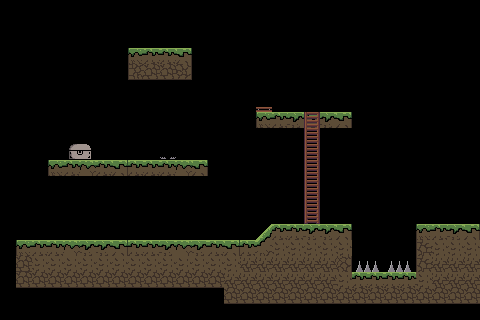

The image is a tile-based game level rendered from a .tmx file. Its description and complete source (layers, tilesets, objects, tile grids) follow:
An orthogonal 30x20 tile map with 16x16 px tiles, 2 tile layers (Desen Katmanı 1, desenkatmanı2) and 12 objects.

<map version="1.10" tiledversion="1.10.1" orientation="orthogonal" renderorder="right-down" width="30" height="20" tilewidth="16" tileheight="16" infinite="0" nextlayerid="9" nextobjectid="23">
 <tileset firstgid="1" name="tileset" tilewidth="16" tileheight="16" tilecount="64" columns="8">
  <image source="TileSet.png" width="128" height="128" />
 </tileset>
 <layer id="1" name="Desen Katmanı 1" width="30" height="20">
  <data encoding="csv">
0,0,0,0,0,0,0,0,0,0,0,0,0,0,0,0,0,0,0,0,0,0,0,0,0,0,0,0,0,0,
0,0,0,0,0,0,0,0,0,0,0,0,0,0,0,0,0,0,0,0,0,0,0,0,0,0,0,0,0,0,
0,0,0,0,0,0,0,0,0,0,0,0,0,0,0,0,0,0,0,0,0,0,0,0,0,0,0,0,0,0,
0,0,0,0,0,0,0,0,19,20,20,22,0,0,0,0,0,0,0,0,0,0,0,0,0,0,0,0,0,0,
0,0,0,0,0,0,0,0,38,39,39,40,0,0,0,0,0,0,0,0,0,0,0,0,0,0,0,0,0,0,
0,0,0,0,0,0,0,0,0,0,0,0,0,0,0,0,0,0,0,0,0,0,0,0,0,0,0,0,0,0,
0,0,0,0,0,0,0,0,0,0,0,0,0,0,0,0,42,0,0,0,0,0,0,0,0,0,0,0,0,0,
0,0,0,0,0,0,0,0,0,0,0,0,0,0,0,0,19,20,21,20,21,22,0,0,0,0,0,0,0,0,
0,0,0,0,45,46,0,0,0,0,0,0,0,0,0,0,0,0,0,0,0,0,0,0,0,0,0,0,0,0,
0,0,0,0,53,54,0,0,0,0,25,0,0,0,0,0,0,0,0,0,0,0,0,0,0,0,0,0,0,0,
0,0,18,19,20,16,20,22,20,20,20,16,22,0,0,0,0,0,0,0,0,0,0,0,0,0,0,0,0,0,
0,0,0,0,0,0,0,0,0,0,0,0,0,0,0,0,0,0,0,0,0,0,0,0,0,0,0,0,0,0,
0,0,0,0,0,0,0,0,0,0,0,0,0,0,0,0,0,0,0,0,0,0,0,0,0,0,0,0,0,0,
0,0,0,0,0,0,0,0,0,0,0,0,0,0,0,0,0,0,0,0,0,0,0,0,0,0,0,0,0,0,
0,0,0,0,0,0,0,0,0,0,0,0,0,0,0,0,15,20,20,21,21,22,0,0,0,0,19,20,21,22,
0,19,20,20,16,21,21,22,20,20,21,16,21,20,22,20,23,29,29,29,29,29,0,0,0,0,30,29,29,29,
0,39,29,29,29,29,29,29,29,29,29,29,29,29,29,31,31,31,31,31,31,32,34,35,34,35,30,31,31,31,
0,39,39,39,39,39,39,39,39,39,39,39,39,39,31,31,31,31,31,31,31,29,20,20,20,20,29,31,31,31,
0,0,0,0,0,0,0,0,0,0,0,0,0,0,39,39,39,39,39,39,39,39,39,39,39,39,39,39,39,39,
0,0,0,0,0,0,0,0,0,0,0,0,0,0,0,0,0,0,0,0,0,0,0,0,0,0,0,0,0,0
</data>
 </layer>
 <objectgroup id="3" name="ladder">
  <object id="20" x="304" y="112" width="16" height="112" />
 </objectgroup>
 <objectgroup id="4" name="bearTrap">
  <object id="16" x="160" y="156.063" width="16.0625" height="3.9375" />
 </objectgroup>
 <objectgroup id="5" name="tramboline">
  <object id="15" x="256" y="107.182" width="16.0909" height="4.81818" />
 </objectgroup>
 <objectgroup id="6" name="ground">
  <object id="2" x="16" y="240" width="336" height="32" />
  <object id="4" x="416" y="224" width="64" height="48" />
  <object id="5" x="256" y="112" width="96" height="16" />
  <object id="6" x="128" y="48" width="64" height="32" />
  <object id="7" x="48" y="160" width="160" height="16" />
  <object id="11" x="272" y="224" width="80" height="16" />
  <object id="12" x="256" y="240">
   <polygon points="0,0 16,-16 16,0" />
  </object>
 </objectgroup>
 <objectgroup id="7" name="chest">
  <object id="19" x="67.625" y="142.375" width="24.6875" height="17.5" />
 </objectgroup>
 <objectgroup id="8" name="spikes">
  <object id="22" x="352" y="260.818" width="64" height="11.1818" />
 </objectgroup>
 <layer id="2" name="desenkatmanı2" width="30" height="20">
  <data encoding="csv">
0,0,0,0,0,0,0,0,0,0,0,0,0,0,0,0,0,0,0,0,0,0,0,0,0,0,0,0,0,0,
0,0,0,0,0,0,0,0,0,0,0,0,0,0,0,0,0,0,0,0,0,0,0,0,0,0,0,0,0,0,
0,0,0,0,0,0,0,0,0,0,0,0,0,0,0,0,0,0,0,0,0,0,0,0,0,0,0,0,0,0,
0,0,0,0,0,0,0,0,0,0,0,0,0,0,0,0,0,0,0,0,0,0,0,0,0,0,0,0,0,0,
0,0,0,0,0,0,0,0,0,0,0,0,0,0,0,0,0,0,0,0,0,0,0,0,0,0,0,0,0,0,
0,0,0,0,0,0,0,0,0,0,0,0,0,0,0,0,0,0,0,0,0,0,0,0,0,0,0,0,0,0,
0,0,0,0,0,0,0,0,0,0,0,0,0,0,0,0,0,0,0,0,0,0,0,0,0,0,0,0,0,0,
0,0,0,0,0,0,0,0,0,0,0,0,0,0,0,0,0,0,0,3,0,0,0,0,0,0,0,0,0,0,
0,0,0,0,0,0,0,0,0,0,0,0,0,0,0,0,0,0,0,3,0,0,0,0,0,0,0,0,0,0,
0,0,0,0,0,0,0,0,0,0,0,0,0,0,0,0,0,0,0,3,0,0,0,0,0,0,0,0,0,0,
0,0,0,0,0,0,0,0,0,0,0,0,0,0,0,0,0,0,0,3,0,0,0,0,0,0,0,0,0,0,
0,0,0,0,0,0,0,0,0,0,0,0,0,0,0,0,0,0,0,3,0,0,0,0,0,0,0,0,0,0,
0,0,0,0,0,0,0,0,0,0,0,0,0,0,0,0,0,0,0,3,0,0,0,0,0,0,0,0,0,0,
0,0,0,0,0,0,0,0,0,0,0,0,0,0,0,0,0,0,0,2,0,0,0,0,0,0,0,0,0,0,
0,0,0,0,0,0,0,0,0,0,0,0,0,0,0,0,0,0,0,0,0,0,0,0,0,0,0,0,0,0,
0,0,0,0,0,0,0,0,0,0,0,0,0,0,0,0,0,0,0,0,0,0,0,0,0,0,0,0,0,0,
0,0,0,0,0,0,0,0,0,0,0,0,0,0,0,0,0,0,0,0,0,0,0,0,0,0,0,0,0,0,
0,0,0,0,0,0,0,0,0,0,0,0,0,0,0,0,0,0,0,0,0,0,0,0,0,0,0,0,0,0,
0,0,0,0,0,0,0,0,0,0,0,0,0,0,0,0,0,0,0,0,0,0,0,0,0,0,0,0,0,0,
0,0,0,0,0,0,0,0,0,0,0,0,0,0,0,0,0,0,0,0,0,0,0,0,0,0,0,0,0,0
</data>
 </layer>
</map>
